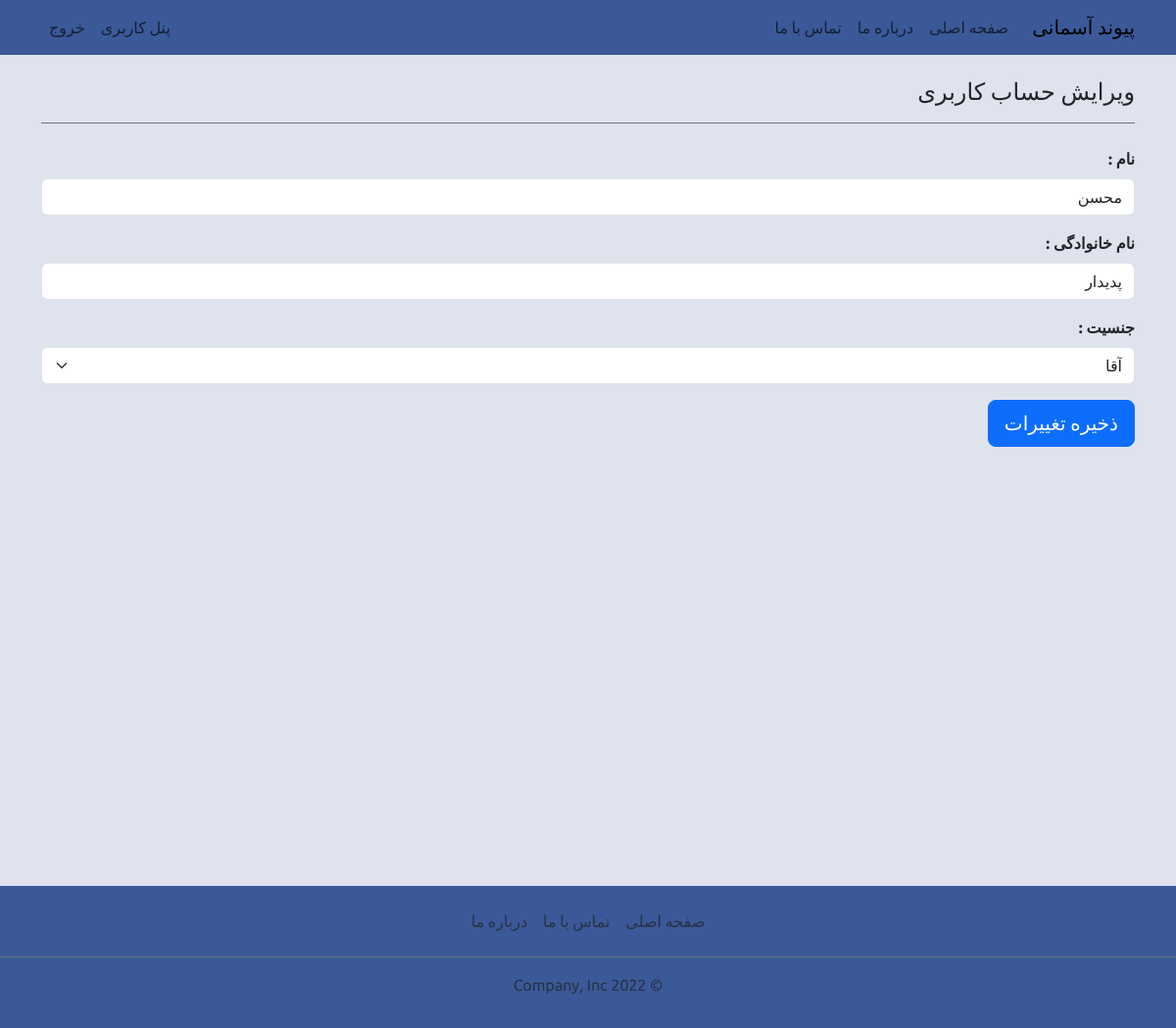
/profile_change/ (signed in), run on an earlier commit of the app's database.
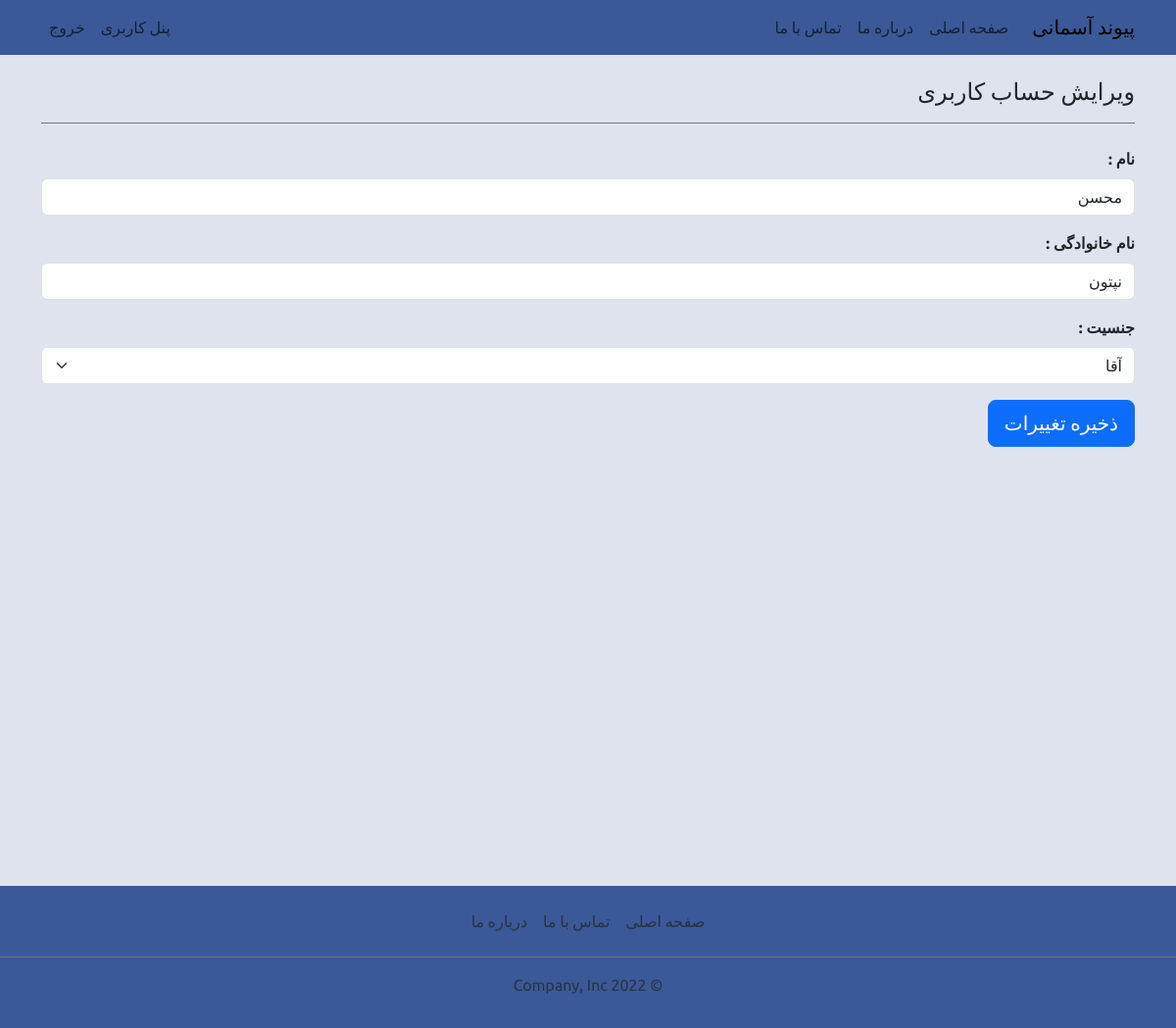
And on a later commit of the database.
### account/models.py (models this page shows, shortened)
class User(AbstractBaseUser):
    PHONE_REGEX = RegexValidator(regex=r"^09\d{9}$", message="شماره موبایل اشتباه میباشد")
    phone = models.CharField("شماره موبایل", max_length=11, unique=True, validators=[PHONE_REGEX])
    first_name = models.CharField("نام", max_length=100)
    last_name = models.CharField("نام خانوادگی", max_length=100)
    gender = models.CharField("جنسیت", max_length=1, choices=GENDER_CHOICES, default="1")
    is_active = models.BooleanField("فعال", default=True)
    is_superuser = models.BooleanField("مدیر", default=False)  # superuser
    is_admin = models.BooleanField("رابط", default=False)  # connector
    is_staff = models.BooleanField("کارشناس", default=False)  # expert
    joined_date = models.DateTimeField("تاریخ ثبت نام", auto_now_add=True)
    last_login = models.DateTimeField("تاریخ آخرین ورود", auto_now=True)
    objects = UserManager()
    USERNAME_FIELD = "phone"
    class Meta:
        db_table = "users"
        managed = True
        verbose_name = "کاربر"
        verbose_name_plural = "کاربران"

### account/views.py (the view)
# urls.py: path('profile_change/', views.profile_change, name='profile_change'),
def profile_change(request):
    name = "account/profile_change.html"
    title = "ویرایش حساب کاربری"
    if request.method == "POST":
        form = ProfileChangeForm(instance=request.user, data=request.POST)
        if form.is_valid():
            form.save()
            messages.success(request, "حساب کاربری شما با موفقیت ویرایش شد")
            return redirect("account:user_dashboard")
        else:
            messages.error(request, "لطفا اطلاعات خود را بررسی و دوباره تلاش کنید.")
    else:
        form = ProfileChangeForm(instance=request.user)
    context = {"title": title, "form": form}
    return render(request, name, context)

### account/forms.py
class ProfileChangeForm(forms.ModelForm):
    class Meta:
        model = User
        fields = ("first_name", "last_name", "gender")
        widgets = {
            "first_name": forms.TextInput(attrs={"class": "form-control"}),
            "last_name": forms.TextInput(attrs={"class": "form-control"}),
            "gender": forms.Select(attrs={"class": "form-select"}),
        }

### templates/account/profile_change.html (shortened to what this page needs)
{% extends "base.html" %}
{% block header %}
{% include "navbar.html" %}
{% endblock header %}
{% block content %}
<div class="container">
  <h4 class="border-bottom border-secondary my-4 pb-3">{{ title }}</h4>
  <form method="post">
    {% include "form.html" with form=form %}
    <button type="submit" class="btn btn-primary btn-lg">ذخیره تغییرات</button>
  </form>
</div>
{% endblock content %}
{% block footer %}
{% include "footer.html" %}
{% endblock footer %}

### templates/form.html (shortened to what this page needs)
{% for field in form %}
<div class="mb-3">
  <label for="{{ field.id_for_label }}" class="form-label">
    <b>{{ field.label }} :</b>
  </label>
  {{ field }}
</div>
{% endfor %}

What changed in the data, as far as the page shows it:
changed User "محسن": last_name "پدیدار" → "نپتون"
